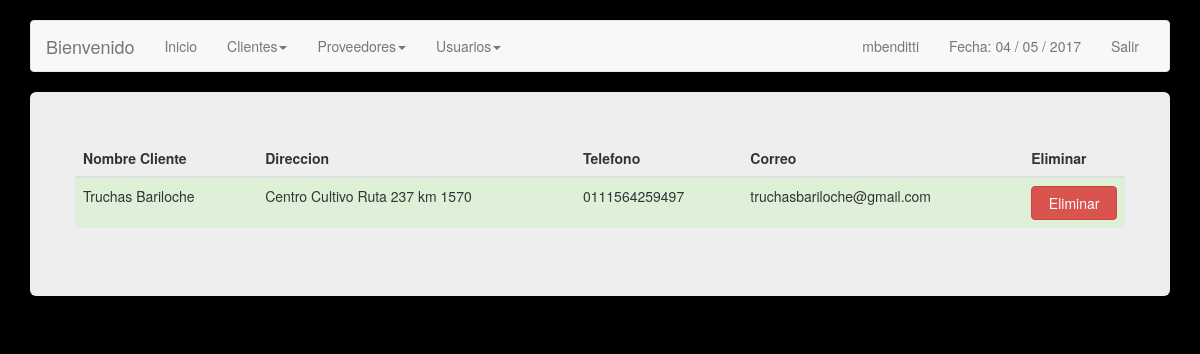
Before: /clientes.php (signed in) with the older database file.
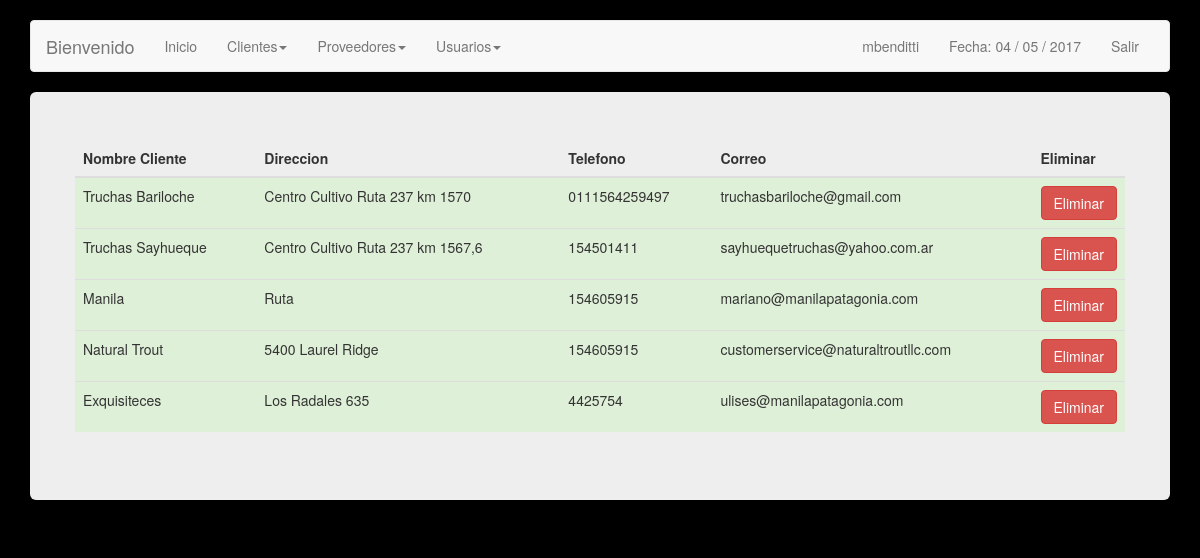
After: the same page with the newer database file.
### tables this page shows
CREATE TABLE IF NOT EXISTS `clientes` (
  `idCliente` int(11) NOT NULL AUTO_INCREMENT,
  `nombre` varchar(50) NOT NULL,
  `direccion` varchar(50) DEFAULT NULL,
  `telefono` varchar(30) DEFAULT NULL,
  `correo` varchar(50) DEFAULT NULL,
  PRIMARY KEY (`idCliente`)
);

### clientes.php (the view, shortened to what this page needs)
<?php
include('config.php');
$link = mysqli_connect ($dbhost, $dbusername, $dbuserpass);
mysqli_select_db($link,$dbname) or die('No se puede seleccionar la base de datos');
$query = mysqli_query($link,"SELECT * FROM clientes") or die(mysql_error());
?>
<!DOCTYPE html>
<html lang="en">
  <head>
    <link href="css/bootstrap.min.css" rel="stylesheet">
  </head>
  <body>
    <br>
        <div class="container">
      <div class="navbar navbar-default" role="navigation">
        <div class="container-fluid">
          <div class="navbar-header">
            <a class="navbar-brand" href="#">Bienvenido </a>
          </div>
          <div class="navbar-collapse collapse">
            <ul class="nav navbar-nav">
              <li class=""><a href="inicio.php">Inicio</a></li>
              <li class="dropdown">
              	<a class="dropdown-toggle" data-toggle="dropdown" href="#">Clientes<span class="caret"></span></a>
              </li>
              <li class="dropdown">
              	<a class="dropdown-toggle" data-toggle="dropdown" href="#">Proveedores<span class="caret"></span></a>
              </li>
			  <?php
					if($_SESSION["permiso"] == 1) {
						?> <li class="dropdown">
              					<a class="dropdown-toggle" data-toggle="dropdown" href="#">Usuarios<span class="caret"></span></a>
              				</li><?php
					}
			  ?>
            </ul>
            <ul class="nav navbar-nav navbar-right">
               <li><a href=""> <?php echo $_SESSION["s_username"]; ?> </a></li>
              <li><a href="">Fecha:
              	<?php
              	echo date("d / m / Y");
              	?></a></li>
              <li><a href="cerrar.php">Salir</a></li>
            </ul>
          </div>
        </div>
      </div>
      <div class="jumbotron">
<div class="row">
              <table class="table table-hover">
                	<thead>
                    	<th> Nombre Cliente </th>
                        <th> Direccion </th>
                        <th> Telefono </th>
                        <th> Correo </th>
                        <?php if($_SESSION["permiso"] == 1) {?> <th> Eliminar </th> <?php }?>
                    </thead>
                    <tbody>
                    	<?php while($cliente = mysqli_fetch_array($query)){ ?>
                        <tr class="success">
                            <td> <?php echo $cliente['nombre']; ?> </td>
                            <td> <?php echo $cliente['direccion']; ?> </td>
                            <td> <?php echo $cliente['telefono']; ?> </td>
                            <td> <?php echo $cliente['correo']; ?> </td>
                            <?php if($_SESSION["permiso"] == 1) {?>
                            <td>  <a href="eliminar.php?id=<?php echo $cliente['idCliente'];?>&tipo=cliente " role="button"  class="btn btn-danger btn-primary btn-block"> Eliminar </a></td>
							<?php }?>
                        </tr>
                        <?php } ?>
                    </tbody>
				</table>
</div>
      </div>
    </div>
  </body>
</html>

### clientes.php (style rules this page uses)
body { background: #000; }

Changed rows visible on the page:
added clientes: nombre "Truchas Sayhueque", direccion "Centro Cultivo Ruta 237 km 1567,6", telefono "154501411", correo "sayhuequetruchas@yahoo.com.ar"
added clientes: nombre "Manila", direccion "Ruta", telefono "154605915", correo "mariano@manilapatagonia.com"
added clientes: nombre "Natural Trout", direccion "5400 Laurel Ridge", telefono "154605915", correo "customerservice@naturaltroutllc.com"
added clientes: nombre "Exquisiteces", direccion "Los Radales 635", telefono "4425754", correo "ulises@manilapatagonia.com"
